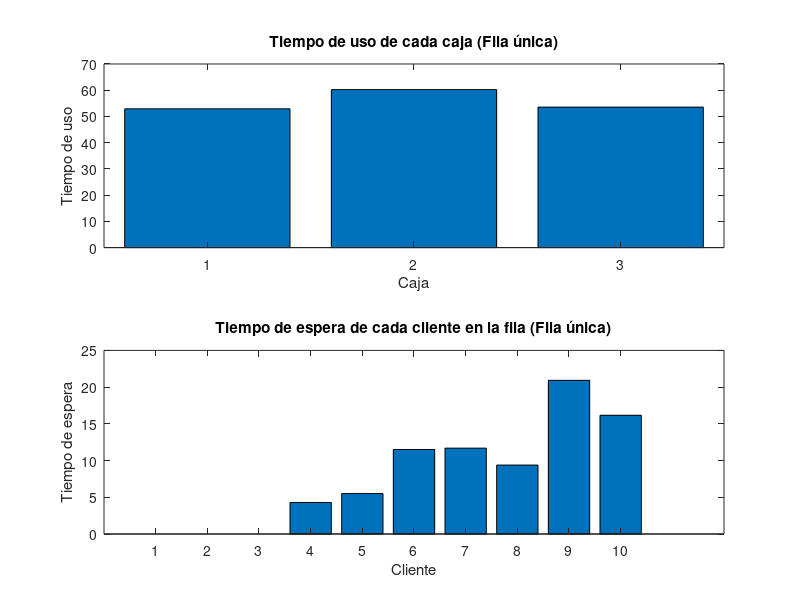
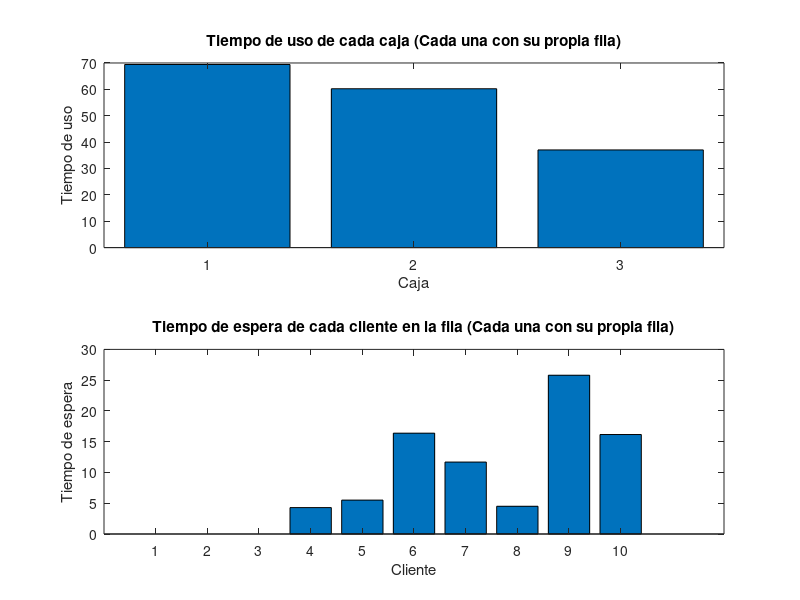

Write the MATLAB code that produced these figures, in order.
clear all;
close all;
clc;

n = 10;   % Número de clientes
k = 3;    % Número de cajas
mu1 = 3;  % Media de la distribución Poisson para llegadas
mu2 = 15;  % Media de la distribución normal para productos
s2 = 3;   % Desviación estándar de la distribución normal para productos
mu3 = 0.4; % Probabilidad de pagar en efectivo
t1 = 120;  % Tiempo en segundos para pagar en efectivo
t2 = 70;   % Tiempo en segundos para pagar con otro medio

% Convertir tiempos a minutos
t1 = t1 / 60;
t2 = t2 / 60;

% -----------------------------------
A = randp(mu1, n, 1) ; % Tiempo entre llegadas de clientes en minutos
A(:, 2) = max(normrnd(mu2, s2, n, 1), 0); % Cantidad de productos que tiene cada cliente

% Pago en efectivo o con otro medio
pago_efectivo = rand(n, 1) <= mu3; % Vector booleano: cliente paga en efectivo
A(:, 3) = t2; % Tiempo de pago por defecto para clientes que no pagan en efectivo
A(pago_efectivo, 3) = t1; % Tiempo de pago en efectivo para clientes que pagan en efectivo

% Parámetros de la simulación
n = size(A, 1);   % Número de clientes (tomado de la matriz A)
tiempo_llegada = A(:, 1);  % Tiempo entre llegadas de clientes en minutos
productos = A(:, 2);       % Cantidad de productos que tiene cada cliente
tiempo_pago = A(:, 3);     % Tiempo de pago de cada cliente en minutos

% Simulación con fila única y asignación a caja desocupada
tiempo_uso_cajas_fila_unica = zeros(k, 1);
tiempo_espera_fila_unica = zeros(n, 1);
tiempo_libre_cajas_fila_unica = zeros(k, 1); % Inicializar tiempo libre
matrix_cajas_elegidas_fila_unica = zeros(n, 1); %array para saber que caja eliguio
ocupacion_actual_caja_fila_unica = zeros(k, 1); %estado actual de que tan ocupada esta la caja
matix_ocupacion_cajas_fila_unica=zeros(n, k); %Una matrix de lo anterior para ver que decicion tomo en cada momento
pre_ocupacion_caja_fila_unica  = zeros(k, 1); %un estado prebio para calcular el tiempo libre de las cajas
for i = 1:n
    % Cliente i llega
    pre_ocupacion_caja_fila_unica(:)=ocupacion_actual_caja_fila_unica(:); %guardo la ocupacion antes de llegar el cliente por que nos sera util para calcular tiempo libre
   #Aqui se mira el estado actual de la caja, basicamente se resta al tiempo que le queda de uso por los clientes a cada caja el tiempo de llegada del cliente
   # asi que si tenemos que cuando entro el cliente anterior las cajas estaban ocupadas (2, 4, 5) minutos y este cliente tardo 3 minutos ahora estaran  (0, 1, 2)
    for numerocaja = 1:k
    ocupacion_actual_caja_fila_unica (numerocaja) = max(0, ocupacion_actual_caja_fila_unica (numerocaja) - tiempo_llegada(i));
    matix_ocupacion_cajas_fila_unica(i, numerocaja)=ocupacion_actual_caja_fila_unica (numerocaja);
  end



    % Cliente i elige la caja con menor tiempo de uso
    [~, caja_elegida] = min(ocupacion_actual_caja_fila_unica ); #Se fija cual es la caja menos ocupada cuando llego

    tiempo_espera_fila_unica(i) = ocupacion_actual_caja_fila_unica (caja_elegida); % Cliente i espera en la fila
    ocupacion_actual_caja_fila_unica (caja_elegida) = ocupacion_actual_caja_fila_unica (caja_elegida)+productos(i) + tiempo_pago(i); #Se suma a la ocupacion de caja cuanto va a tardar este cleinte
    matrix_cajas_elegidas_fila_unica(i, 1)=caja_elegida; #se guarda que caja se eliguio por si apetece verlo despues



    % Se calcula el tiempo libre de las cajas
     for numerocaja = 1:k
        if(numerocaja!=caja_elegida)
             tiempo_libre_cajas_fila_unica(numerocaja) = tiempo_libre_cajas_fila_unica(numerocaja) + max(0, tiempo_llegada(i) - pre_ocupacion_caja_fila_unica(numerocaja));
        endif
        if(numerocaja=caja_elegida)
             tiempo_libre_cajas_fila_unica(numerocaja) = tiempo_libre_cajas_fila_unica(numerocaja) + max(0, tiempo_llegada(i) - pre_ocupacion_caja_fila_unica(numerocaja) - productos(i) - tiempo_pago(i));
        endif
   endfor
   #se calcula el tiempo de uso de la caja
    tiempo_uso_cajas_fila_unica(caja_elegida) = tiempo_uso_cajas_fila_unica(caja_elegida) + productos(i) + tiempo_pago(i);
end



% Visualización de resultados para fila única
figure;
subplot(2, 1, 1);
bar(tiempo_uso_cajas_fila_unica);
title('Tiempo de uso de cada caja (Fila única)');
xlabel('Caja');
ylabel('Tiempo de uso');

subplot(2, 1, 2);
bar(tiempo_espera_fila_unica);
title('Tiempo de espera de cada cliente en la fila (Fila única)');
xlabel('Cliente');
ylabel('Tiempo de espera');

fprintf('Estadísticas (Fila única):\n');
fprintf('Tiempo de uso - Media: %.2f, Desviación estándar: %.2f\n', mean(tiempo_uso_cajas_fila_unica), std(tiempo_uso_cajas_fila_unica));
fprintf('Tiempo de espera - Media: %.2f, Desviación estándar: %.2f\n', mean(tiempo_espera_fila_unica), std(tiempo_espera_fila_unica));
fprintf('Tiempo libre de cajas - Media: %.2f\n', mean(tiempo_libre_cajas_fila_unica));

% Simulación con cada caja teniendo su propia fila
tiempo_uso_cajas_cada_una_con_fila = zeros(k, 1);
tiempo_espera_cada_una_con_fila = zeros(n, 1);
tiempo_libre_cajas_cada_una_con_fila = zeros(k, 1); % Inicializar tiempo libre
matrix_cajas_elegidas_cada_una_con_fila = zeros(n, 1);  % Un array para saber que caja eligio
ocupacion_actual_cajas_cada_una_con_fila = zeros(k, 1);  % estado de como estan en todo momento de ocupadas las cajas
matix_ocupacion_cajas_cada_una_con_fila=zeros(n, k); % una lista de lo anterior para ver como ta la cosa
numero_clientes_en_caja=zeros(k, 1); % Controlador para ver a tiempo real cuantos clientes hay en cada caja
matrix_numero_clientes_en_caja=zeros(n, k); %Matrix de lo anterior para saber que diccion toma en cada momento
cola_de_caja=zeros(n, k); # Esto es una fumada que funciona lo explico mas abajo
pre_ocupacion_cajas_cada_una_con_fila=zeros(k, 1); %un estado prebio para calcular el tiempo libre de las cajas
for i = 1:n
  %guardo la ocupacion antes de llegar el cliente por que nos sera util para calcular tiempo libre
  pre_ocupacion_cajas_cada_una_con_fila(:)=ocupacion_actual_cajas_cada_una_con_fila(:);
  #Aqui se mira el estado actual de la caja, basicamente se resta al tiempo que le queda de uso por los clientes a cada caja el tiempo de llegada del cliente
   # asi que si tenemos que cuando entro el cliente anterior las cajas estaban ocupadas (2, 4, 5) minutos y este cliente tardo 3 minutos ahora estaran  (0, 1, 2)
   for numerocaja = 1:k
    ocupacion_actual_cajas_cada_una_con_fila (numerocaja) = max(0, ocupacion_actual_cajas_cada_una_con_fila (numerocaja) - tiempo_llegada(i));
    matix_ocupacion_cajas_cada_una_con_fila(i, numerocaja)=ocupacion_actual_cajas_cada_una_con_fila (numerocaja);
  end



  #Muy bien esto es raro asi que poco a poco, primero lo que hago es restar el tiempo de llegada a cola_de_caja siempre va a aparecer los primeros valores como nogativos
  # pero eso es por la comparacion que hago
  for numerocaja = 1:k
    for numerorep = 1:i
      cola_de_caja(numerorep, numerocaja)=cola_de_caja(numerorep, numerocaja)-tiempo_llegada(i);
    endfor
  endfor
 for numerocaja = 1:k
   numero_clientes_en_caja(numerocaja)=0;
   for cola_i = 1:n
        if(cola_de_caja(cola_i, numerocaja)>0) #La clabe esta aqui, si el numero de cola_de_caja es >0 es decir no es negativo o 0, singnifica que hay un cliente en la caja, y colacaja
          #Guarda el tiempo que le falta para terminar a cada cliente entonces en todo momento sabe si un cliente termino o no, si no termino se le suma 1 el numero de clientes
          # En esa caja
          numero_clientes_en_caja(numerocaja)=numero_clientes_en_caja(numerocaja)+1;
         endif

    endfor
    matrix_numero_clientes_en_caja(i, numerocaja)=numero_clientes_en_caja(numerocaja);
  endfor


  % Cliente i elige la caja con menor tiempo de uso
    [~, caja_elegida] = min(numero_clientes_en_caja); #para comparar me fijo en vez de que caja se desocupa primero que caja tiene menos clientes
     tiempo_espera_cada_una_con_fila(i) = ocupacion_actual_cajas_cada_una_con_fila(caja_elegida);   % Cliente i espera en la fila de la caja elegida

    matrix_cajas_elegidas_cada_una_con_fila(i)=caja_elegida;
    cola_de_caja(i,caja_elegida)=ocupacion_actual_cajas_cada_una_con_fila(caja_elegida)+ productos(i) + tiempo_pago(i); #Y aqui lo que hago es guardar la instancia del cliente en la colacaja
    #para poder saber cuando termina con lo de antes
    ocupacion_actual_cajas_cada_una_con_fila(caja_elegida) = ocupacion_actual_cajas_cada_una_con_fila(caja_elegida) + productos(i) + tiempo_pago(i);
    % Cliente i es atendido en la caja elegida
   for numerocaja = 1:k
    if(numerocaja!=caja_elegida)
             tiempo_libre_cajas_cada_una_con_fila(numerocaja) = tiempo_libre_cajas_cada_una_con_fila(numerocaja) + max(0, tiempo_llegada(i) - pre_ocupacion_cajas_cada_una_con_fila(numerocaja));
    endif
    if(numerocaja=caja_elegida)
           tiempo_libre_cajas_cada_una_con_fila(numerocaja) = tiempo_libre_cajas_cada_una_con_fila(numerocaja) + max(0, tiempo_llegada(i) - pre_ocupacion_cajas_cada_una_con_fila(numerocaja) - productos(i) - tiempo_pago(i));
    endif

   endfor
    tiempo_uso_cajas_cada_una_con_fila(caja_elegida) = tiempo_uso_cajas_cada_una_con_fila(caja_elegida) + productos(i) + tiempo_pago(i);% Cliente i es atendido en la caja elegida



end



% Visualización de resultados para cada caja con su propia fila
figure;
subplot(2, 1, 1);
bar(tiempo_uso_cajas_cada_una_con_fila);
title('Tiempo de uso de cada caja (Cada una con su propia fila)');
xlabel('Caja');
ylabel('Tiempo de uso');


subplot(2, 1, 2);
bar(tiempo_espera_cada_una_con_fila);
title('Tiempo de espera de cada cliente en la fila (Cada una con su propia fila)');
xlabel('Cliente');
ylabel('Tiempo de espera');

fprintf('Estadísticas (Cada una con su propia fila):\n');
fprintf('Tiempo de uso - Media: %.2f, Desviación estándar: %.2f\n', mean(tiempo_uso_cajas_cada_una_con_fila), std(tiempo_uso_cajas_cada_una_con_fila));
fprintf('Tiempo de espera - Media: %.2f, Desviación estándar: %.2f\n', mean(tiempo_espera_cada_una_con_fila), std(tiempo_espera_cada_una_con_fila));
fprintf('Tiempo libre de cajas - Media: %.2f\n', mean(tiempo_libre_cajas_cada_una_con_fila));